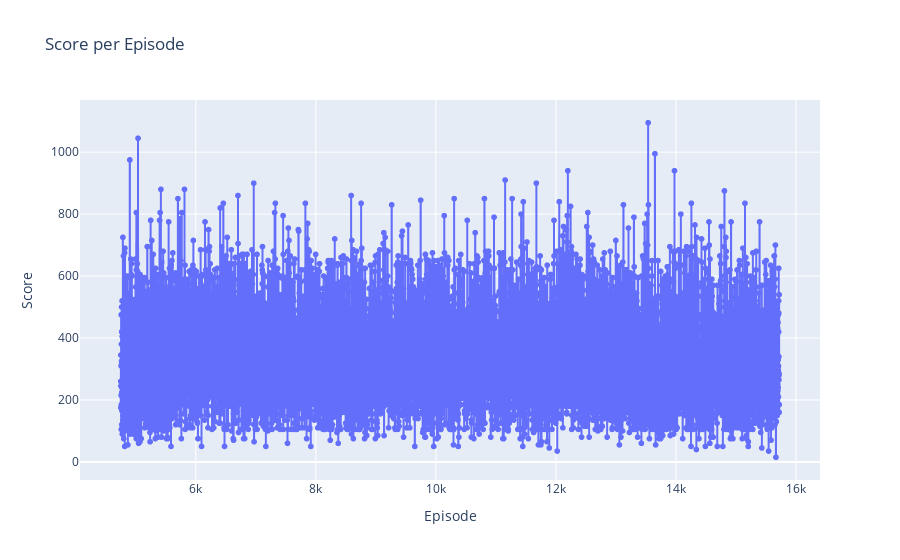

The cell this chart's notebook holds for it:
### Markdown cell above
### Nedan visas grafen som illustrerar hur mycket poäng modellen fick för varje episod. Grafen är något svår att läsa eftersom den innehåller många datapunkter, vilket gör att man behöver zooma in för att tydligt se poängfördelningen. För att underlätta tolkningen har jag också skrivit ut max, min, och medelvärde för poängen. Dessa sammanfattande värden ger en bättre förståelse för modellens prestanda.

### Code cell
fig = px.line(episode_df, x='Episode', y='Score', title='Score per Episode', markers=True)
fig.write_html("episodes.html")
fig.show()

### Figure 1 — Plotly figure (JSON) as saved in the notebook; plotly's stock layout.template omitted (floating-point values rounded to 4 significant figures; data arrays with more than 128 entries replaced by an {"elided": "..."} marker saying what was removed)
{"data": [{"hovertemplate": "Episode=%{x}<br>Score=%{y}<extra></extra>", "legendgroup": "", "line": {"color": "#636efa", "dash": "solid"}, "marker": {"symbol": "circle"}, "mode": "markers+lines", "name": "", "showlegend": false, "type": "scattergl", "x": {"elided": "10976 int values"}, "xaxis": "x", "y": {"elided": "10976 int values"}, "yaxis": "y"}], "layout": {"legend": {"tracegroupgap": 0}, "title": {"text": "Score per Episode"}, "xaxis": {"anchor": "y", "domain": [0, 1], "title": {"text": "Episode"}}, "yaxis": {"anchor": "x", "domain": [0, 1], "title": {"text": "Score"}}}}
